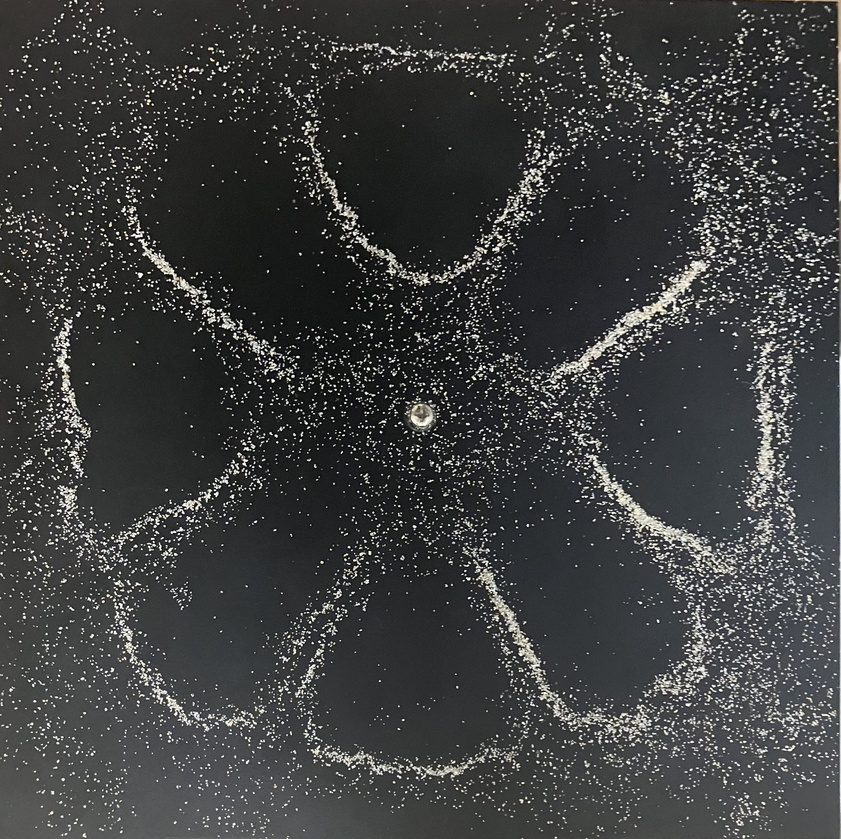
#> input picture lab_dataset/data_6.jpg, 841 x 839 px, shrunk from 2621 x 2612 before the run
$ python pattern_extract.py
#> lines starting #> are read from the running program, lines starting #| are printed output that depends on the picture
import cv2
import numpy as np
from scipy.ndimage import gaussian_filter
import matplotlib.pyplot as plt

class PatternExtract:
    def __init__(
        self, image_path: str, output_path: str, sigma: float = 10.0,
        cmap: str = 'Blues_r', figsize: tuple = (6, 6),
        interpolation: str = 'bicubic', dpi: int = 300
    ):
        self.image_path = image_path
        self.sigma = sigma
        self.cmap = cmap
        self.figsize = figsize
        self.interpolation = interpolation
        self.dpi = dpi
        self.output_path = output_path
        self.heat = None
        self.smoothed = None

    def _load_image(self) -> np.ndarray:
        return cv2.imread(self.image_path, cv2.IMREAD_GRAYSCALE)
#> returned value: shape (839, 841); min 0, max 255, mean 62.3

    def _compute_heatmap(self, img: np.ndarray) -> np.ndarray:
        inv = 255 - img
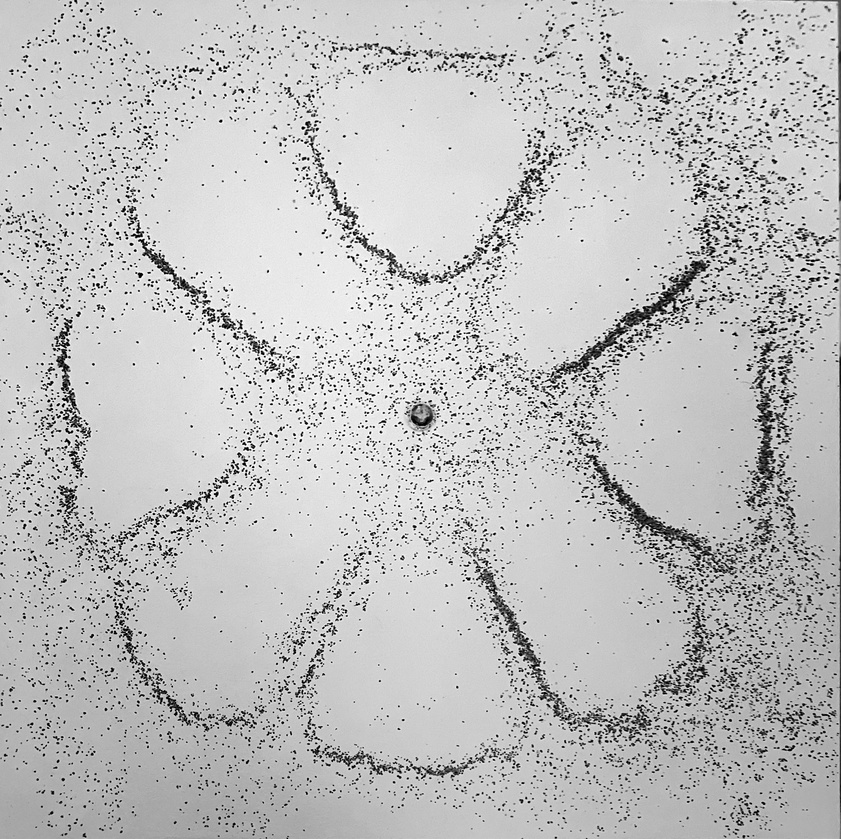
#> inv: shape (839, 841); min 0, max 255, mean 192.7
        heat = inv.astype(np.float32)
        heat = (heat - heat.min()) / (heat.max() - heat.min())
        self.heat = heat
        return heat

    def _smooth_heatmap(self) -> np.ndarray:
        self.smoothed = gaussian_filter(self.heat, sigma=self.sigma)
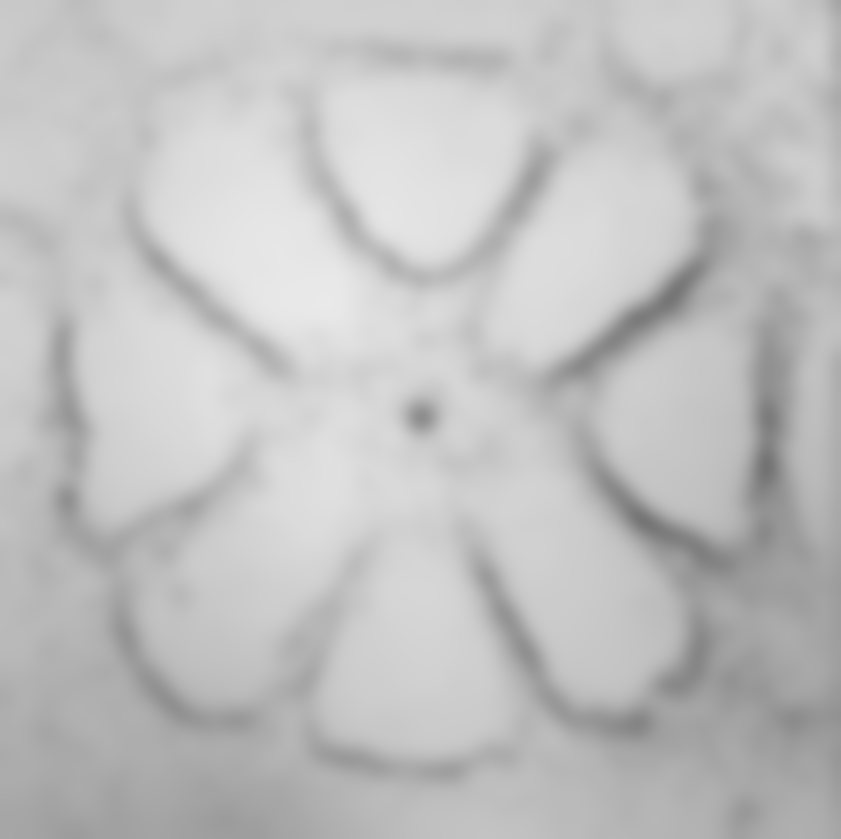
#> self.smoothed: shape (839, 841) float32; min 0.452, max 0.915, mean 0.756
        return self.smoothed

    def _save_heatmap(self):
        plt.figure(figsize=self.figsize)
        plt.imshow(
            self.smoothed,
            origin='lower',
            cmap=self.cmap,
            interpolation=self.interpolation
        )
        plt.axis('off')
        plt.tight_layout()
        plt.savefig(self.output_path, dpi=self.dpi, bbox_inches='tight')
        plt.close()

    def run(self):
        img = self._load_image()
        self._compute_heatmap(img)
        self._smooth_heatmap()
        self._save_heatmap()


if __name__ == '__main__':
    extractor = PatternExtract(
        image_path='lab_dataset/data_6.jpg',
        output_path='smoothed_heatmap.png',
        sigma=10.0,
    )
    extractor.run()
    print(f"Saved heatmap to {extractor.output_path}")

$ run again, with lab_dataset/data_1.jpg copied over lab_dataset/data_6.jpg
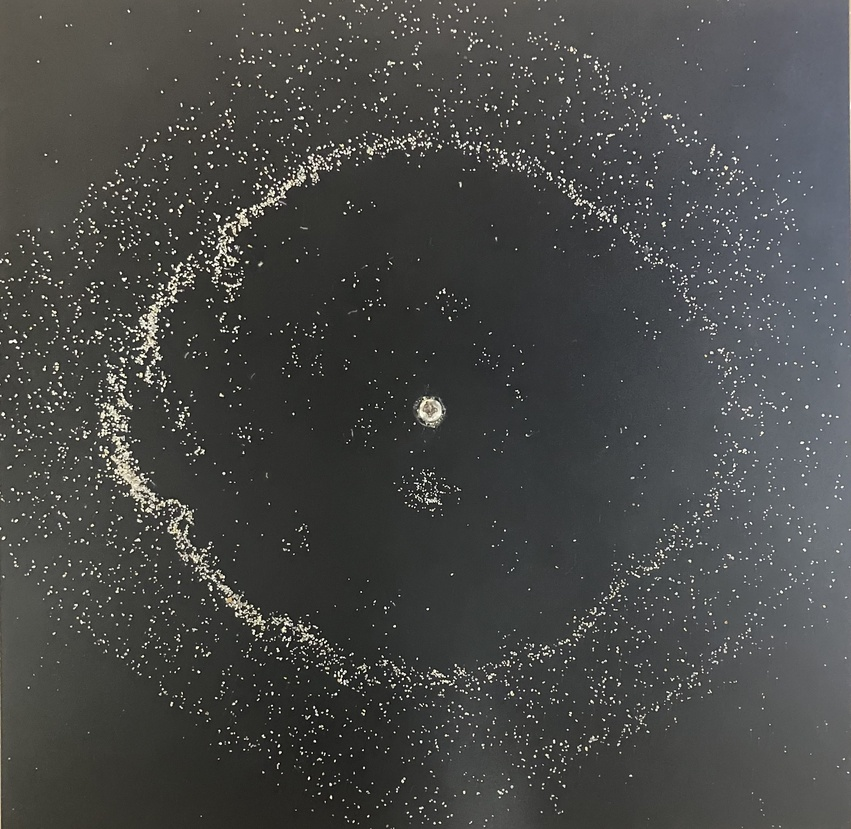
#> input picture lab_dataset/data_1.jpg, 851 x 829 px, shrunk from 2802 x 2729 before the run
#> in _compute_heatmap, `inv = 255 - img`:
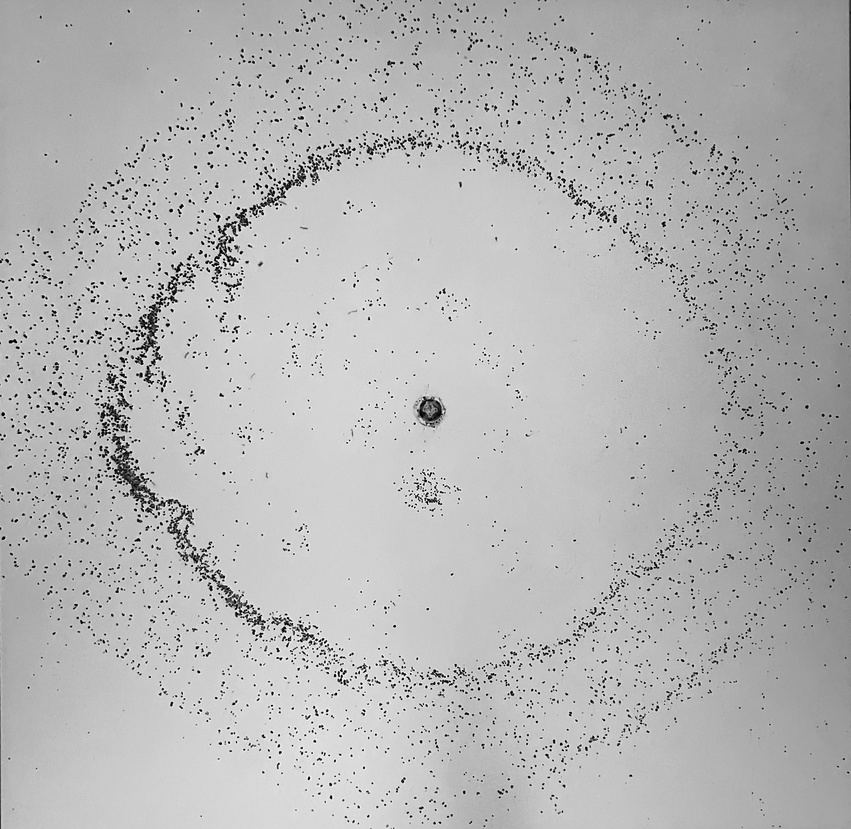
#> inv: shape (829, 851); min 0, max 255, mean 182
#> in _smooth_heatmap, `self.smoothed = gaussian_filter(self.heat, sigma=self.sigma)`:
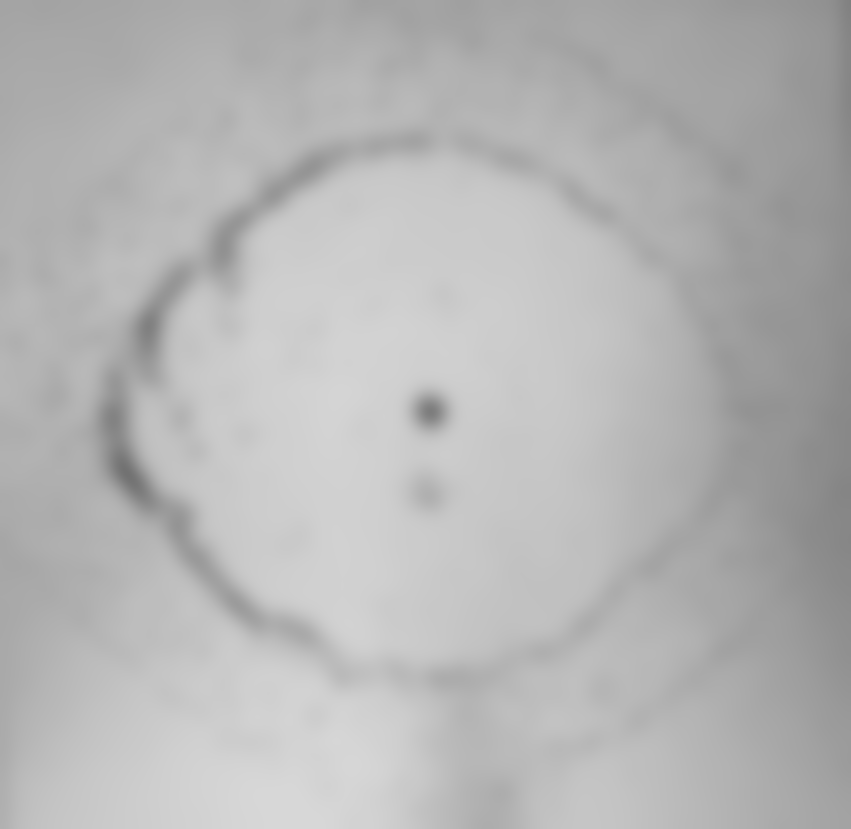
#> self.smoothed: shape (829, 851) float32; min 0.448, max 0.846, mean 0.714

$ run again, with lab_dataset/data_10.jpg copied over lab_dataset/data_6.jpg
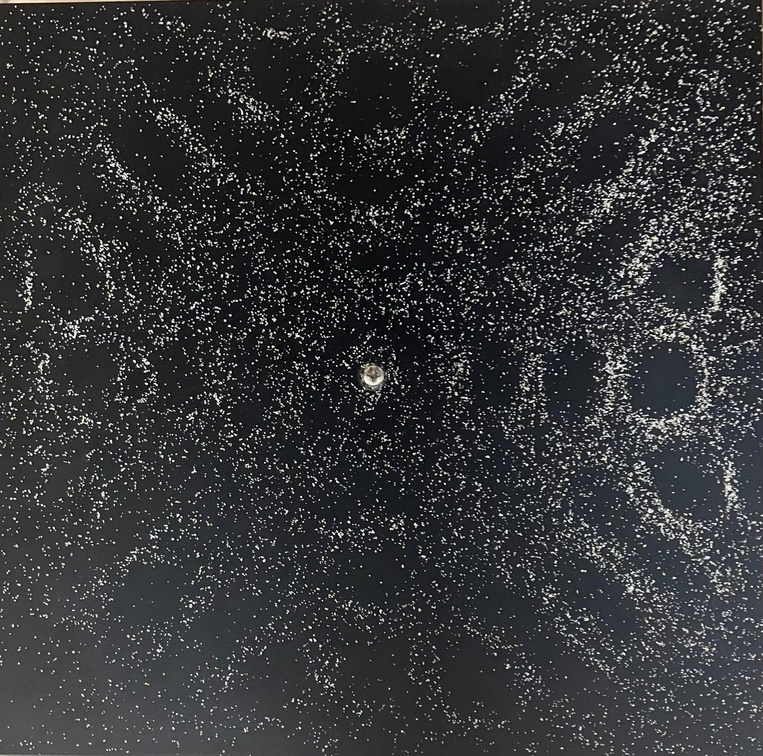
#> input picture lab_dataset/data_10.jpg, 763 x 756 px, shrunk from 1600 x 1586 before the run
#> in _compute_heatmap, `inv = 255 - img`:
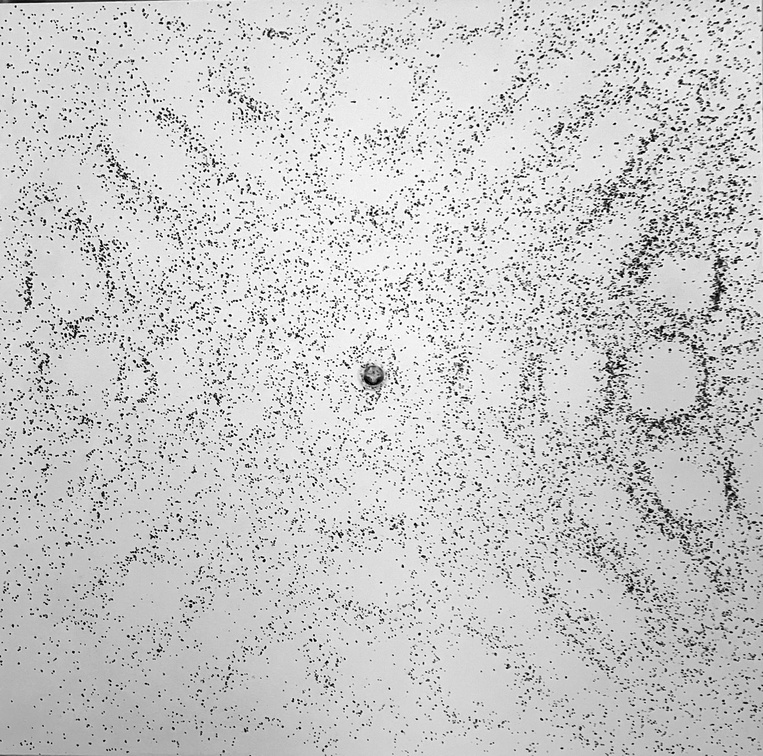
#> inv: shape (756, 763); min 0, max 255, mean 201.6
#> in _smooth_heatmap, `self.smoothed = gaussian_filter(self.heat, sigma=self.sigma)`:
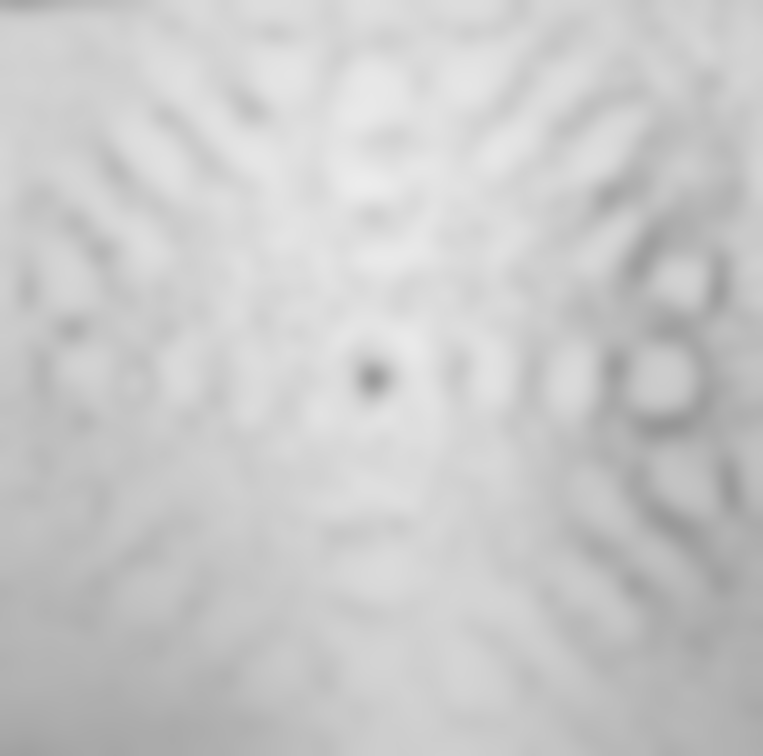
#> self.smoothed: shape (756, 763) float32; min 0.591, max 0.927, mean 0.791

$ run again, with lab_dataset/data_11.jpg copied over lab_dataset/data_6.jpg
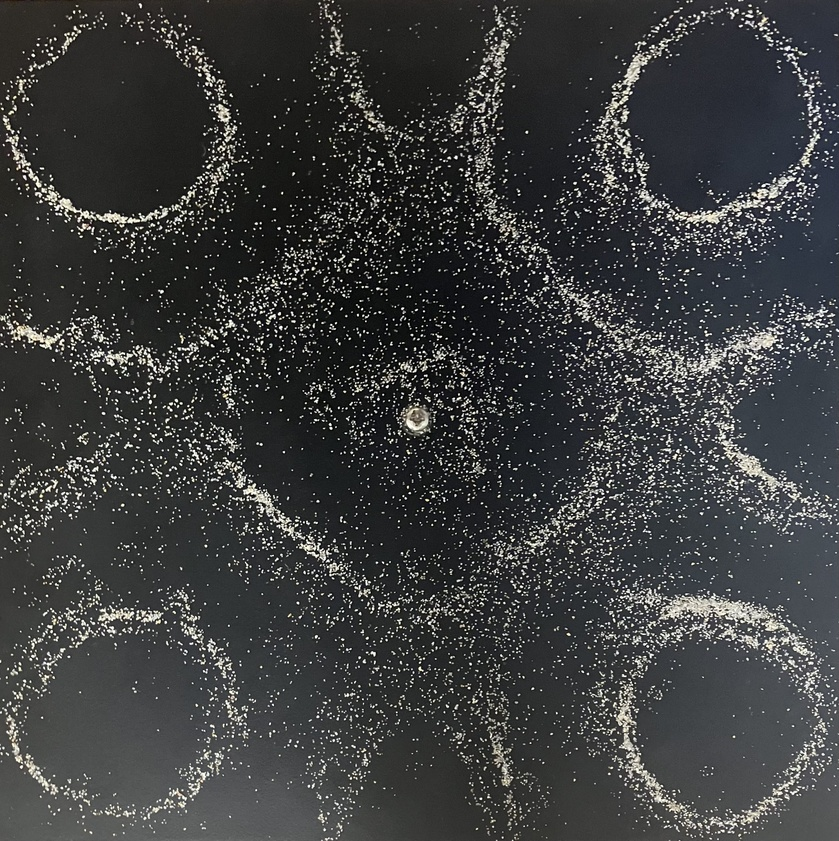
#> input picture lab_dataset/data_11.jpg, 839 x 841 px, shrunk from 2605 x 2613 before the run
#> in _compute_heatmap, `inv = 255 - img`:
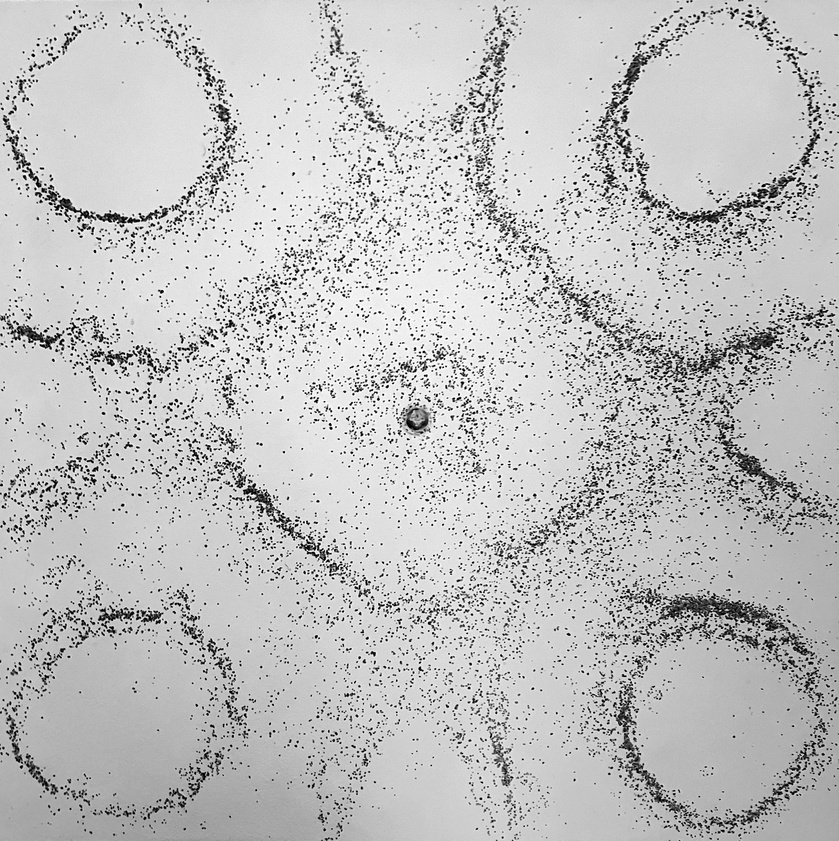
#> inv: shape (841, 839); min 0, max 255, mean 193.7
#> in _smooth_heatmap, `self.smoothed = gaussian_filter(self.heat, sigma=self.sigma)`:
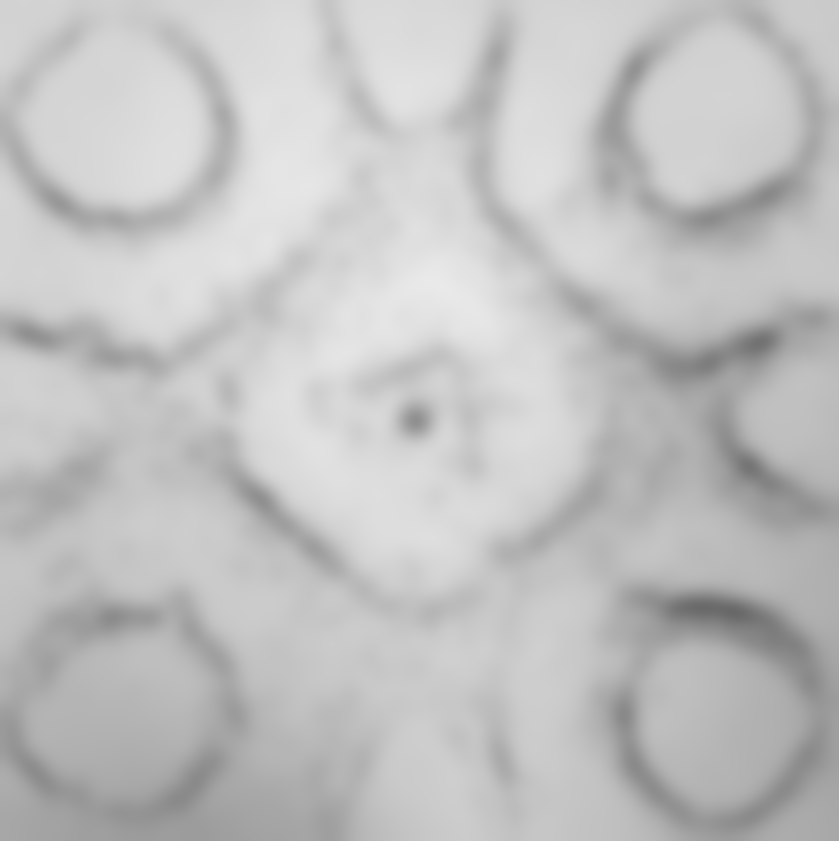
#> self.smoothed: shape (841, 839) float32; min 0.409, max 0.916, mean 0.76
